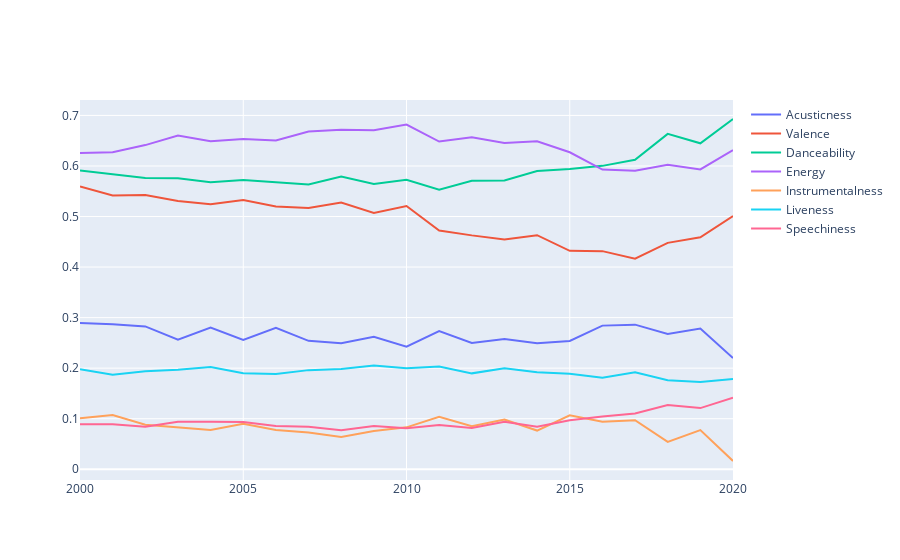

Notebook source saved alongside this figure:
### Code cell
fig = go.Figure()

fig.add_trace(go.Scatter(x = df_anos['year'], y=df_anos['acousticness'], name='Acusticness'))
fig.add_trace(go.Scatter(x = df_anos['year'], y=df_anos['valence'], name='Valence'))
fig.add_trace(go.Scatter(x = df_anos['year'], y=df_anos['danceability'], name='Danceability'))
fig.add_trace(go.Scatter(x = df_anos['year'], y=df_anos['energy'], name='Energy'))
fig.add_trace(go.Scatter(x = df_anos['year'], y=df_anos['instrumentalness'], name='Instrumentalness'))
fig.add_trace(go.Scatter(x = df_anos['year'], y=df_anos['liveness'], name='Liveness'))
fig.add_trace(go.Scatter(x = df_anos['year'], y=df_anos['speechiness'], name='Speechiness'))
fig.show()
